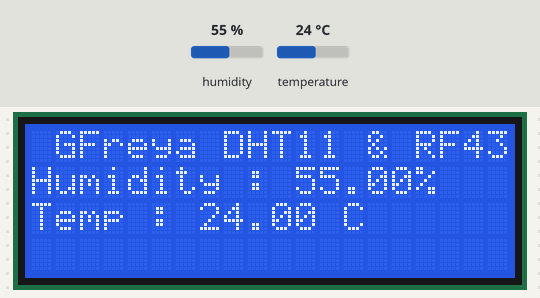
A sketch run on a simulated Arduino Uno, built with avr-gcc and run on an emulated ATmega328P. Parts: 20×4 character LCD. Inputs (shaded band) come from the test bench; at power-on: humidity 55 %, temperature 24 °C. No radio packets arrive unless stated; what the sketch prints to the serial monitor is not drawn.

Above: at 3.0 s.
3.1 s: humidity set to 22 %
At 6.3 s:
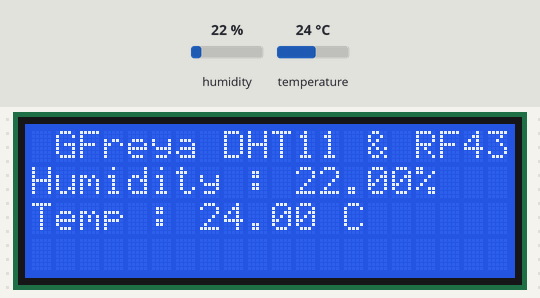
6.7 s: temperature set to 12 °C
At 8.2 s:
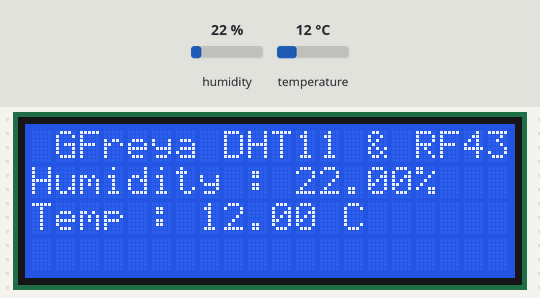
10.3 s: humidity set to 40 %
At 13.2 s:
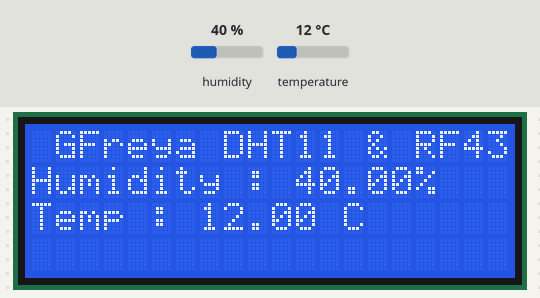
13.9 s: temperature set to 19 °C
Timing chart, 0 to 16.9 s (numbered marks = the images above; inputs shaded):
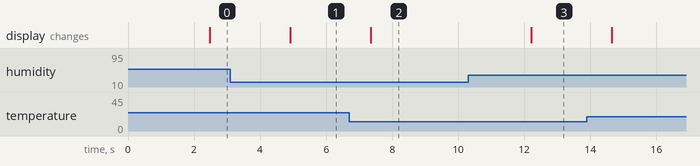

Measured:
- after the input at 3.1 s, the display: changes after 1.8 s (image 1)
- after the input at 6.7 s, the display: changes after 0.65 s (image 2)
- after the input at 10.3 s, the display: changes after 1.9 s (image 3)

The sketch:

RF433_Transmitter_DHT11.ino
```cpp
#include <RH_ASK.h>
#include <SPI.h>
#include "DHT.h";

#define DHTPIN 3
#define DHTTYPE DHT11

RH_ASK rf_driver;

DHT dht(DHTPIN, DHTTYPE);

#include <LiquidCrystal_I2C.h>
LiquidCrystal_I2C lcd(0x27, 20,4);

float hum;
float temp;
String str_humid;
String str_temp;
String str_out;

void setup() {
   Serial.begin(9600);
   Serial.println("Send  Temperature and Humidity data with RF433 and DHT11");
   Serial.println("with Arduino UNO R3 by Glanz and Freya");
   rf_driver.init();
   dht.begin();
   lcd.init();
   lcd.clear();
   lcd.backlight();
}

void loop() {
  delay(2300);
    hum = dht.readHumidity();
    temp= dht.readTemperature();

    Serial.print("Humidity = "),Serial.print(hum);
    Serial.print("%");
    Serial.print("\t | Temperature = "),Serial.print(temp);
    Serial.println(" °C");

    lcd.setCursor(1,0);
    lcd.print("GFreya DHT11 & RF433");
    lcd.setCursor(0,1);
    lcd.print("Humidity : "),lcd.print(hum),lcd.print("%");
    lcd.setCursor(0,2);
    lcd.print("Temp : "),lcd.print(temp),lcd.print(" C");

    // Convert Humidity to string
    str_humid = String(hum);

    // Convert Temperature to string
    str_temp = String(temp);

    // Combine Humidity and Temperature
    str_out = str_humid + "," + str_temp;

    // Compose output character
    static char *msg = str_out.c_str();

    rf_driver.send((uint8_t *)msg, strlen(msg));
    rf_driver.waitPacketSent();
}
```
